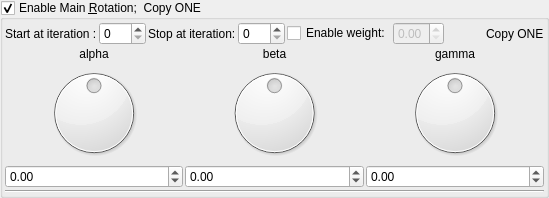
    <widget class="MyGroupBox" name="groupCheck_transform_main_rotation1_enabled">
     <property name="title">
      <string>Enable Main &amp;Rotation;  Copy ONE</string>
     </property>
     <property name="checkable">
      <bool>true</bool>
     </property>
     <layout class="QVBoxLayout" name="verticalLayout_8" stretch="0,0,0">
      <property name="spacing">
       <number>2</number>
      </property>
      <property name="leftMargin">
       <number>2</number>
      </property>
      <property name="topMargin">
       <number>2</number>
      </property>
      <property name="rightMargin">
       <number>2</number>
      </property>
      <property name="bottomMargin">
       <number>2</number>
      </property>
      <item>
       <layout class="QGridLayout" name="gridLayout_9">
        <item row="0" column="0">
         <widget class="QLabel" name="label_17">
          <property name="text">
           <string>Start at iteration :</string>
          </property>
         </widget>
        </item>
        <item row="0" column="5">
         <widget class="MyDoubleSpinBox" name="spinbox_transform_main_rotation1_weight">
          <property name="enabled">
           <bool>false</bool>
          </property>
          <property name="sizePolicy">
           <sizepolicy hsizetype="Minimum" vsizetype="Maximum">
            <horstretch>0</horstretch>
            <verstretch>0</verstretch>
           </sizepolicy>
          </property>
          <property name="decimals">
           <number>2</number>
          </property>
          <property name="minimum">
           <double>0.000000000000000</double>
          </property>
          <property name="maximum">
           <double>1.000000000000000</double>
          </property>
          <property name="singleStep">
           <double>0.100000000000000</double>
          </property>
          <property name="value">
           <double>0.000000000000000</double>
          </property>
         </widget>
        </item>
        <item row="0" column="2">
         <widget class="QLabel" name="label_20">
          <property name="text">
           <string>Stop at iteration:</string>
          </property>
         </widget>
        </item>
        <item row="0" column="3">
         <widget class="MySpinBox" name="spinboxInt_transform_main_rotation1_stop_iterations">
          <property name="sizePolicy">
           <sizepolicy hsizetype="Minimum" vsizetype="Maximum">
            <horstretch>0</horstretch>
            <verstretch>0</verstretch>
           </sizepolicy>
          </property>
          <property name="maximum">
           <number>250</number>
          </property>
         </widget>
        </item>
        <item row="0" column="7">
         <widget class="QLabel" name="label_123">
          <property name="text">
           <string>Copy ONE</string>
          </property>
         </widget>
        </item>
        <item row="0" column="1">
         <widget class="MySpinBox" name="spinboxInt_transform_main_rotation1_start_iterations">
          <property name="sizePolicy">
           <sizepolicy hsizetype="Minimum" vsizetype="Maximum">
            <horstretch>0</horstretch>
            <verstretch>0</verstretch>
           </sizepolicy>
          </property>
          <property name="maximum">
           <number>250</number>
          </property>
         </widget>
        </item>
        <item row="0" column="6">
         <spacer name="horizontalSpacer_5">
          <property name="orientation">
           <enum>Qt::Horizontal</enum>
          </property>
          <property name="sizeHint" stdset="0">
           <size>
            <width>40</width>
            <height>20</height>
           </size>
          </property>
         </spacer>
        </item>
        <item row="0" column="4">
         <widget class="QCheckBox" name="checkBox_transform_main_rotation1_weight_enabled">
          <property name="text">
           <string>Enable weight:</string>
          </property>
         </widget>
        </item>
       </layout>
      </item>
      <item>
       <layout class="QGridLayout" name="gridLayout_10">
        <property name="spacing">
         <number>2</number>
        </property>
        <item row="0" column="2">
         <widget class="QLabel" name="label_36">
          <property name="text">
           <string>gamma</string>
          </property>
          <property name="alignment">
           <set>Qt::AlignCenter</set>
          </property>
         </widget>
        </item>
        <item row="0" column="1">
         <widget class="QLabel" name="label_34">
          <property name="text">
           <string>beta</string>
          </property>
          <property name="alignment">
           <set>Qt::AlignCenter</set>
          </property>
         </widget>
        </item>
        <item row="0" column="0">
         <widget class="QLabel" name="label_35">
          <property name="text">
           <string>alpha</string>
          </property>
          <property name="alignment">
           <set>Qt::AlignCenter</set>
          </property>
         </widget>
        </item>
        <item row="1" column="1">
         <widget class="QDial" name="dial3_transform_main_rotation1_y">
          <property name="minimum">
           <number>-18000</number>
          </property>
          <property name="maximum">
           <number>18000</number>
          </property>
          <property name="wrapping">
           <bool>true</bool>
          </property>
         </widget>
        </item>
        <item row="1" column="2">
         <widget class="QDial" name="dial3_transform_main_rotation1_z">
          <property name="minimum">
           <number>-18000</number>
          </property>
          <property name="maximum">
           <number>18000</number>
          </property>
          <property name="wrapping">
           <bool>true</bool>
          </property>
         </widget>
        </item>
        <item row="2" column="0">
         <widget class="MyDoubleSpinBox" name="spinboxd3_transform_main_rotation1_x">
          <property name="sizePolicy">
           <sizepolicy hsizetype="Minimum" vsizetype="Maximum">
            <horstretch>0</horstretch>
            <verstretch>0</verstretch>
           </sizepolicy>
          </property>
          <property name="prefix">
           <string/>
          </property>
          <property name="suffix">
           <string/>
          </property>
          <property name="decimals">
           <number>2</number>
          </property>
          <property name="minimum">
           <double>-180.000000000000000</double>
          </property>
          <property name="maximum">
           <double>180.000000000000000</double>
          </property>
          <property name="singleStep">
           <double>1.000000000000000</double>
          </property>
         </widget>
        </item>
        <item row="1" column="0">
         <widget class="QDial" name="dial3_transform_main_rotation1_x">
          <property name="minimum">
           <number>-18000</number>
          </property>
          <property name="maximum">
           <number>18000</number>
          </property>
          <property name="wrapping">
           <bool>true</bool>
          </property>
         </widget>
        </item>
        <item row="2" column="2">
         <widget class="MyDoubleSpinBox" name="spinboxd3_transform_main_rotation1_z">
          <property name="sizePolicy">
           <sizepolicy hsizetype="Minimum" vsizetype="Maximum">
            <horstretch>0</horstretch>
            <verstretch>0</verstretch>
           </sizepolicy>
          </property>
          <property name="prefix">
           <string/>
          </property>
          <property name="suffix">
           <string/>
          </property>
          <property name="decimals">
           <number>2</number>
          </property>
          <property name="minimum">
           <double>-180.000000000000000</double>
          </property>
          <property name="maximum">
           <double>180.000000000000000</double>
          </property>
          <property name="singleStep">
           <double>1.000000000000000</double>
          </property>
         </widget>
        </item>
        <item row="2" column="1">
         <widget class="MyDoubleSpinBox" name="spinboxd3_transform_main_rotation1_y">
          <property name="sizePolicy">
           <sizepolicy hsizetype="Minimum" vsizetype="Maximum">
            <horstretch>0</horstretch>
            <verstretch>0</verstretch>
           </sizepolicy>
          </property>
          <property name="prefix">
           <string/>
          </property>
          <property name="suffix">
           <string/>
          </property>
          <property name="decimals">
           <number>2</number>
          </property>
          <property name="minimum">
           <double>-180.000000000000000</double>
          </property>
          <property name="maximum">
           <double>180.000000000000000</double>
          </property>
          <property name="singleStep">
           <double>1.000000000000000</double>
          </property>
         </widget>
        </item>
       </layout>
      </item>
      <item>
       <widget class="Line" name="line_33">
        <property name="orientation">
         <enum>Qt::Horizontal</enum>
        </property>
       </widget>
      </item>
     </layout>
    </widget>
